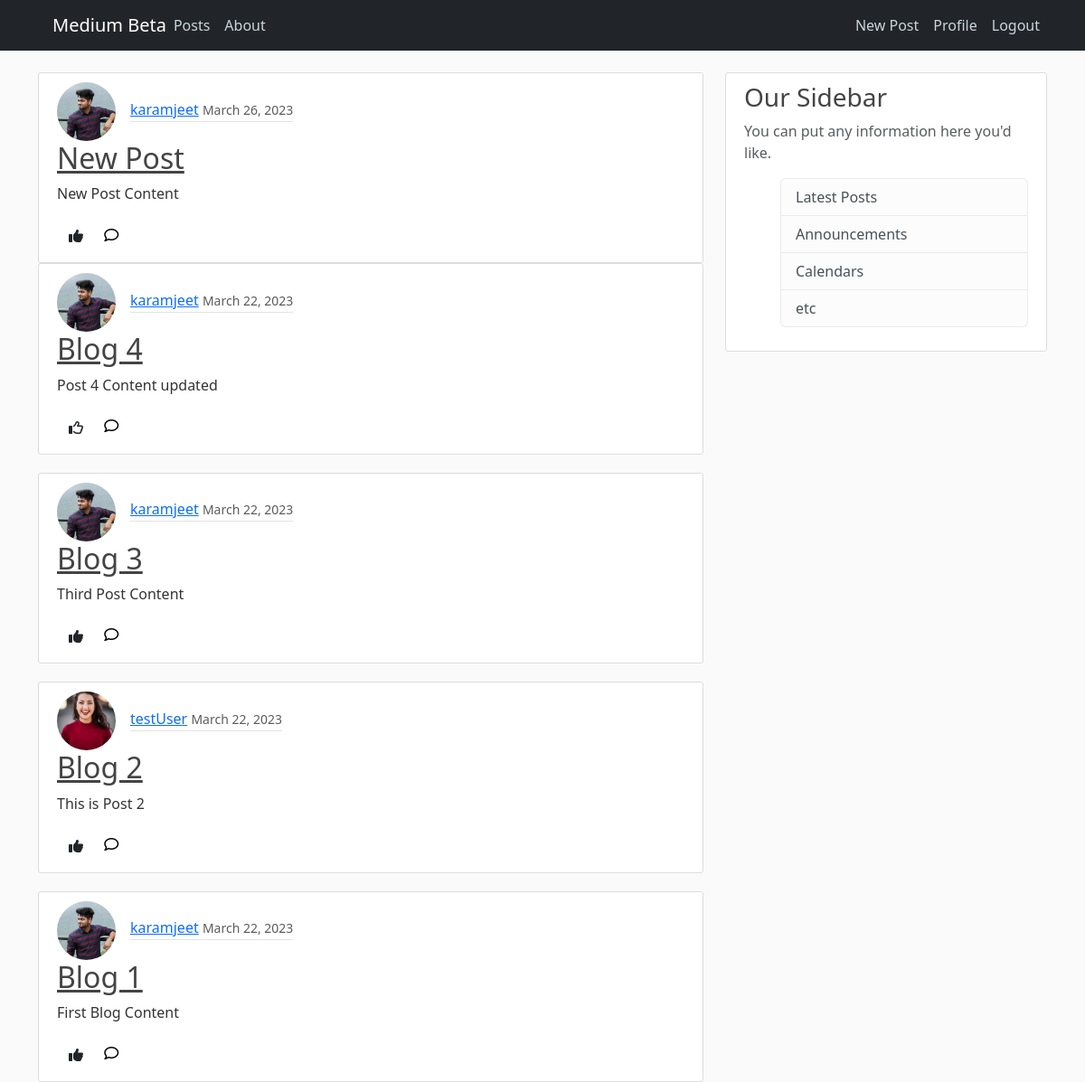
The app's page / (signed in) with its own data.
### blog/models.py (models this page shows, shortened)
class Post(models.Model):
    title = models.CharField(max_length=100)
    content = models.TextField()
    date_posted = models.DateTimeField(default=timezone.now)
    author = models.ForeignKey(User, on_delete=models.CASCADE)
    def get_comments(self):
        return Comment.objects.filter(author=self.author, post=self)
    def liked_by_user(self, user):
        return Like.objects.filter(user=user, post=self).first() != None

### users/models.py (models this page shows, shortened)
class Profile(models.Model):
    user = models.OneToOneField(User, on_delete=models.CASCADE)
    image = models.ImageField(default='default.jpg', upload_to='profile_pics')

### blog/views.py (the view)
# urls.py: path('', home, name="blog-home"),
def home(request, pk=None):
    if request.method == "POST":
        message = request.POST['comment']
        post = Post.objects.get(id=pk)
        comment = Comment(post=post, author=request.user, message=message)
        comment.save()
        return redirect("/")
    posts = Post.objects.all().order_by("-date_posted")
    for post in posts:
        post.liked_by_cur_user = post.liked_by_user(request.user)
        post.comments = post.get_comments()
    context = {'posts': posts}
    return render(request, 'blog/home.html', context)

### blog/models.py (called while the page is built)
    def __str__(self):
        return self.message

### blog/templates/blog/home.html (shortened to what this page needs)
{% extends 'blog/base.html' %} {% block content %} {% for post in posts %}
<article class="media content-section">
  <section class="d-flex justify-content-start align-items-md-center">
    <img
      class="rounded-circle article-img"
      src="{{ post.author.profile.image.url }}"
    />
    <div class="article-metadata">
      <a class="mr-2" href="{% url 'users-profile' post.author.id %}"
        >{{ post.author }}</a
      >
      <small class="text-muted">{{ post.date_posted|date:"F d, Y" }}</small>
    </div>
  </section>
  <div class="media-body">
    <h2>
      <a class="article-title" href="{% url 'post-detail' post.pk %}"
        >{{ post.title }}</a
      >
    </h2>
    <p class="article-content">{{ post.content }}</p>
  </div>
  {% if post.liked_by_cur_user %}
  <a class="btn" href="{% url 'post-like' post.id %}"
    ><i class="fa-solid fa-thumbs-up"></i
  ></a>
  {% else %}
  <a class="btn" href="{% url 'post-like' post.id %}"
    ><i class="fa-regular fa-thumbs-up"></i
  ></a>
  {% endif %}
  <button class="no-btn"><i id="comment-icon" class="fa-regular fa-comment"></i></button>
</article>
{% endfor %} {% endblock content %}

### blog/static/blog/main.css (style rules this page uses)
body { background: #fafafa; color: #333333; margin-top: 5rem; }
h1, h2, h3, h4, h5, h6 { color: #444444; }
.content-section { background: #ffffff; padding: 10px 20px; border: 1px solid #dddddd; border-radius: 3px; }
.article-title { color: #444444; }
.article-content { white-space: pre-line; }
.article-img { height: 65px; width: 65px; border: #333; object-fit: cover; margin-right: 16px; }
.article-metadata { padding-bottom: 1px; margin-bottom: 4px; border-bottom: 1px solid #e3e3e3; }
.no-btn { background: none; border: none; }

### records on screen
Post: author.profile.image (picture), author "karamjeet", date_posted "March 26, 2023", title "New Post", content "New Post Content"
Post: author.profile.image (picture), author "karamjeet", date_posted "March 22, 2023", title "Blog 4", content "Post 4 Content updated"
Post: author.profile.image (picture), author "karamjeet", date_posted "March 22, 2023", title "Blog 3", content "Third Post Content"
Post: author.profile.image (picture), author "testUser", date_posted "March 22, 2023", title "Blog 2", content "This is Post 2"
Post: author.profile.image (picture), author "karamjeet", date_posted "March 22, 2023", title "Blog 1", content "First Blog Content"
